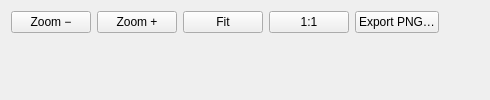
<?xml version="1.0" encoding="UTF-8"?>
<!--
  Chart viewer (ADR-005): the toolbar, with the payload inserted into
  ph_payload by code (a scrollable pixmap or a live chart widget,
  depending on the mode). The "1:1" button is pixmap-mode-only and gets
  hidden in code when a live widget is hosted.
-->
<ui version="4.0">
 <class>ChartViewer</class>
 <widget class="QWidget" name="ChartViewer">
  <layout class="QVBoxLayout" name="vbox_viewer"><property name="leftMargin"><number>11</number></property><property name="topMargin"><number>11</number></property><property name="rightMargin"><number>11</number></property><property name="bottomMargin"><number>11</number></property>
   <property name="layoutStretch"><string notr="true">0,1</string></property>
   <item>
    <layout class="QHBoxLayout" name="toolbar">
     <item><widget class="QPushButton" name="btn_zoom_out"><property name="text"><string>Zoom −</string></property></widget></item>
     <item><widget class="QPushButton" name="btn_zoom_in"><property name="text"><string>Zoom +</string></property></widget></item>
     <item><widget class="QPushButton" name="btn_fit"><property name="text"><string>Fit</string></property></widget></item>
     <item><widget class="QPushButton" name="btn_11"><property name="text"><string notr="true">1:1</string></property></widget></item>
     <item><widget class="QPushButton" name="btn_export"><property name="text"><string>Export PNG…</string></property></widget></item>
     <item><spacer name="hsp_toolbar"><property name="orientation"><enum>Qt::Horizontal</enum></property><property name="sizeHint" stdset="0"><size><width>40</width><height>20</height></size></property></spacer></item>
    </layout>
   </item>
   <item><widget class="QWidget" name="ph_payload"/></item>
  </layout>
 </widget>
 <resources/>
 <connections/>
</ui>
